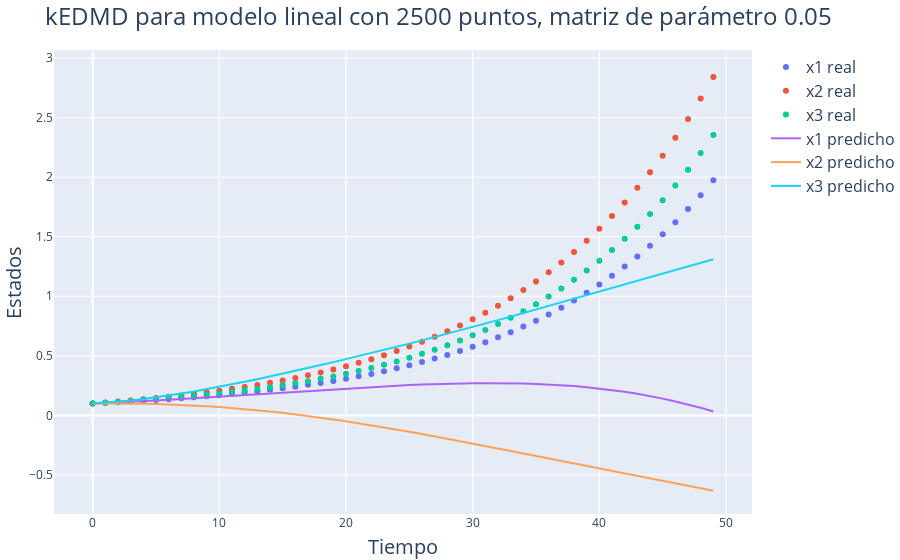

Notebook cell for this chart:
### Code cell
# Alpha
alpha = 0.05

# Predicción
x, x_koop, A, U = compute_linear_kedmd(alpha, N)

# Gráfico
fig = go.Figure()

fig.add_trace(go.Scatter(x=t, y=x[:,0], name='x1 real', mode='markers'))
fig.add_trace(go.Scatter(x=t, y=x[:,1], name='x2 real', mode='markers'))
fig.add_trace(go.Scatter(x=t, y=x[:,2], name='x3 real', mode='markers'))

fig.add_trace(go.Scatter(x=t, y=x_koop[:,0], name='x1 predicho'))
fig.add_trace(go.Scatter(x=t, y=x_koop[:,1], name='x2 predicho'))
fig.add_trace(go.Scatter(x=t, y=x_koop[:,2], name='x3 predicho'))

# Colocar titulo
fig.update_layout(
    title=f"kEDMD para modelo lineal con {N} puntos, matriz de parámetro {alpha}",
    xaxis_title="Tiempo",
    yaxis_title="Estados",
    margin=dict(l=0, r=0, t=50, b=0)
    )

fig.write_image(img_path+"Linear3.pdf")
fig.show()
